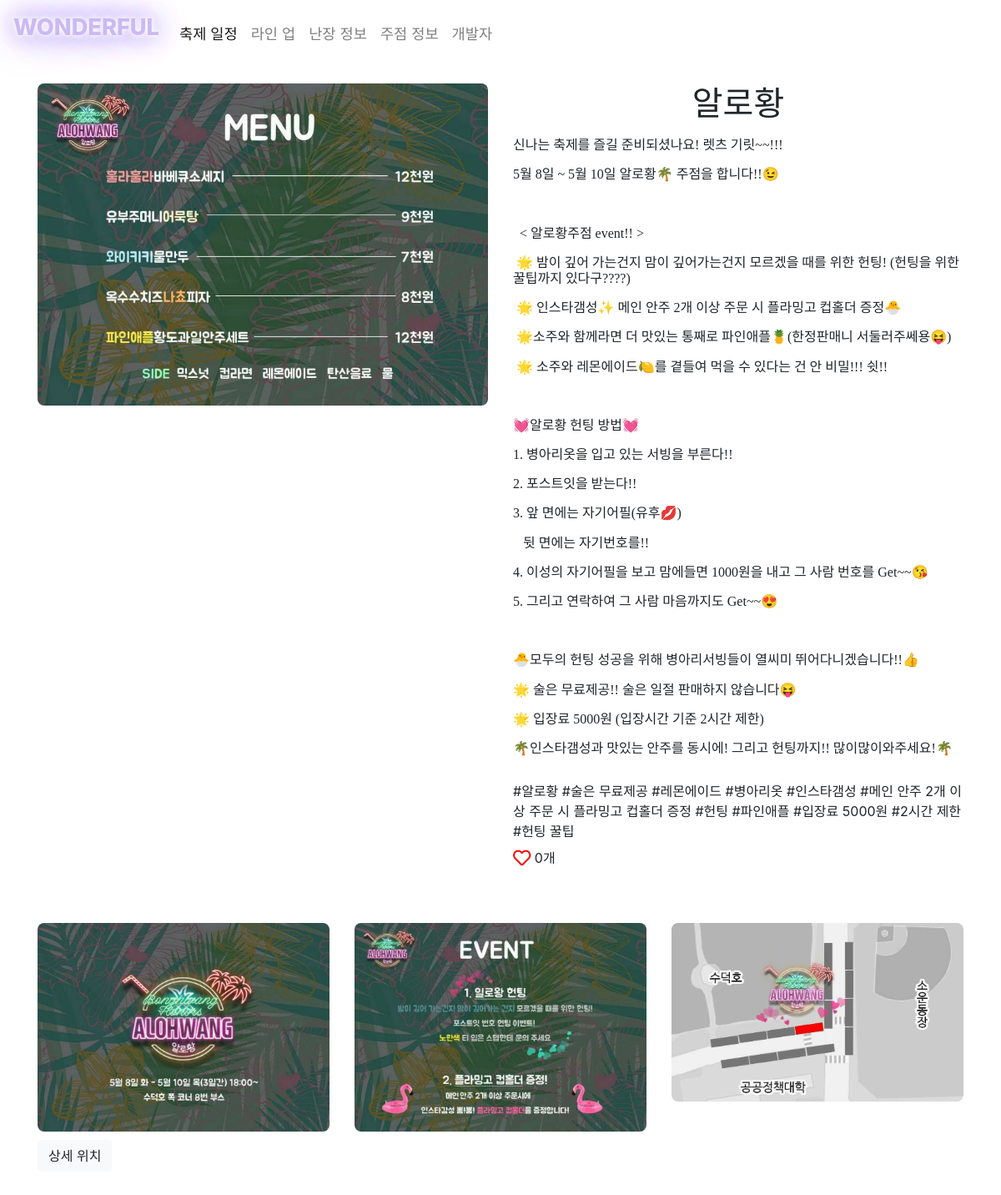
The app's page /jujum/6/, older data.
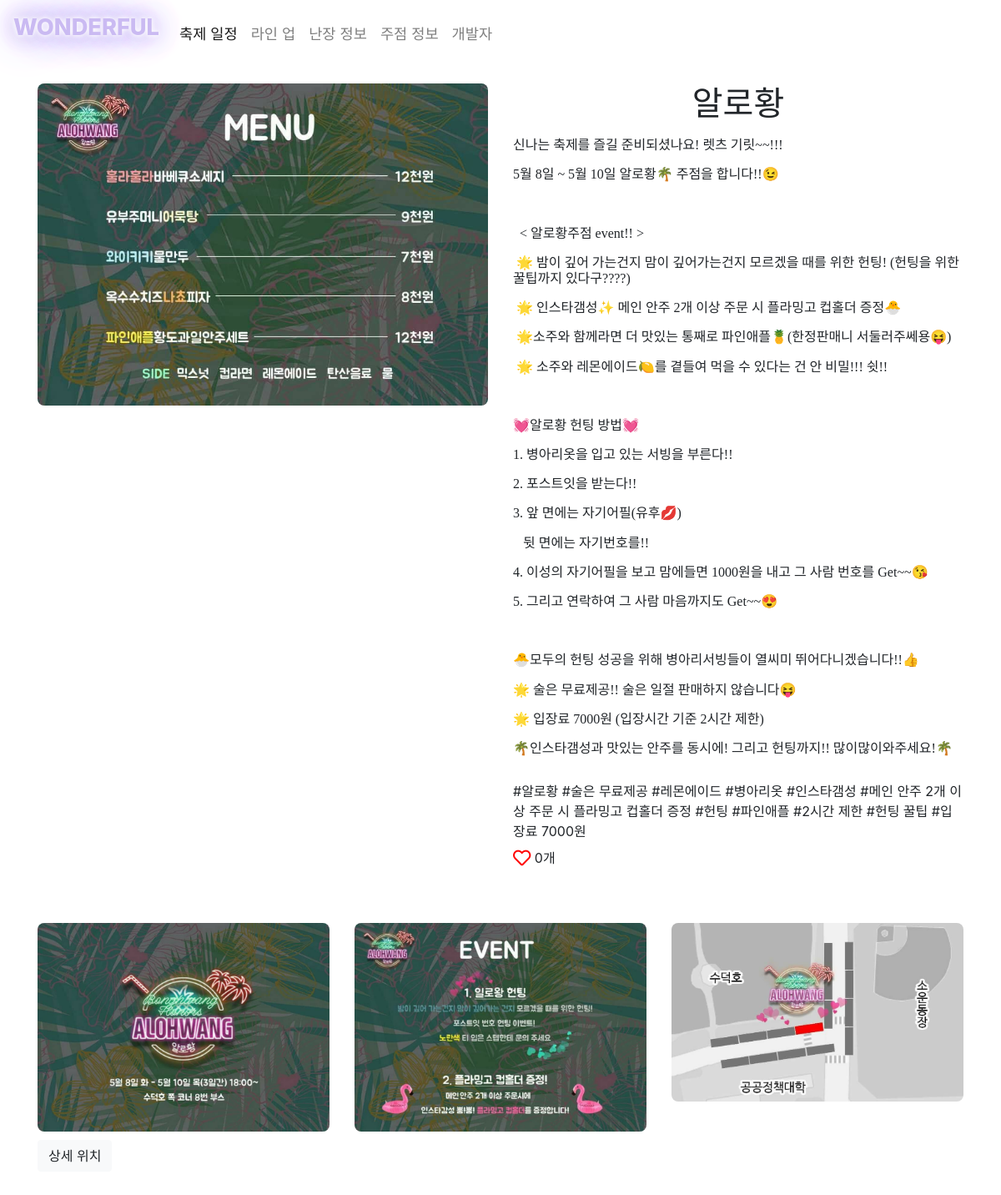
The same page, newer data.
### jujum/models.py (models this page shows, shortened)
class Jujum(models.Model):
    title = models.CharField(max_length=20)
    content = models.TextField(blank=True, null=True)
    menu = models.ImageField(null=True, blank=True, upload_to='home/%Y/%m/%d')
    image1 = models.ImageField(null=True, blank=True, upload_to='home/%Y/%m/%d')
    image2 = models.ImageField(null=True, blank=True, upload_to='home/%Y/%m/%d')
    image3 = models.ImageField(null=True, blank=True, upload_to='home/%Y/%m/%d')
    tags = TaggableManager()
    like_count = models.IntegerField(default=0)
    lat = models.DecimalField(max_digits=9, decimal_places=6, null=True)
    lng = models.DecimalField(max_digits=9, decimal_places=6, null=True)
    priority = models.IntegerField(default=0, null=True, blank=True)
    class Meta:
        ordering = ["priority"]

### jujum/views.py (the view)
# urls.py: path('<int:pk>/', views.JujumDetailView.as_view(), name='detail'),
class JujumDetailView(generic.DetailView):
    model = Jujum

### jujum/templates/jujum/jujum_detail.html (shortened to what this page needs)
{% extends 'home/detail_base.html' %}
{% block content %}
<div class="container">
    <div class="row">
        <div class="jujum_image col-md-6">
            {% if object.menu %}
                <img src="{{ object.menu.url }}" class="img-fluid" alt="Responsive image">
            {% else %}
                <img src="/static/image/main.jpg" class="img-fluid" alt="Responsive image">
            {% endif %}
        </div>
        <div class="jujum_content col-md-6">
            <h1> {{ object.title }} </h1>
            <p> {{ object.content | safe}} </p>
            <div class="tag_section">
                {% for tag in object.tags.all %}
                    <li class= "tag_display"> #{{ tag }} </li>
                {% endfor %}
            </div>
            <div class="like_section">
                <i class="like far fa-heart fa-lg"></i>
                <p style="display:inline-block;" id="count_like-{{ object.id }}">{{ object.like_count }}개</p>
            </div>
        </div>
    </div>
    <div class="row">
        {% if object.image1 %}
            <div class="jujum_image col-md-4">
                <img src="{{ object.image1.url }}" class="img-fluid" alt="Responsive image">
            </div>
        {% endif %}
        {% if object.image2 %}
            <div class="jujum_image col-md-4">
                <img src="{{ object.image2.url }}" class="img-fluid" alt="Responsive image">
            </div>
        {% endif %}
        {% if object.image3 %}
            <div class="jujum_image col-md-4">
                <img src="{{ object.image3.url }}" class="img-fluid" alt="Responsive image">
            </div>
        {% endif %}
    </div>
    <div class="col-md-12 detail_btn">
        <button class="map_detail btn btn-light" data-toggle="collapse" href="#detail_map" role="button" aria-expanded="false"
            aria-controls="detail_map">
            상세 위치
        </button>
    </div>
</div>
{% endblock %}

Row changes from the older to the newer data that the page shows:
no longer on this page (row unchanged): Tag: name "입장료 5000원"
changed Jujum "알로황": content "…판매하지 않습니다😝 🌟 입장료 5000원 (입장시간 기준 2시간 제한)…" → "…판매하지 않습니다😝 🌟 입장료 7000원 (입장시간 기준 2시간 제한)…"
added Tag: name "입장료 7000원"
